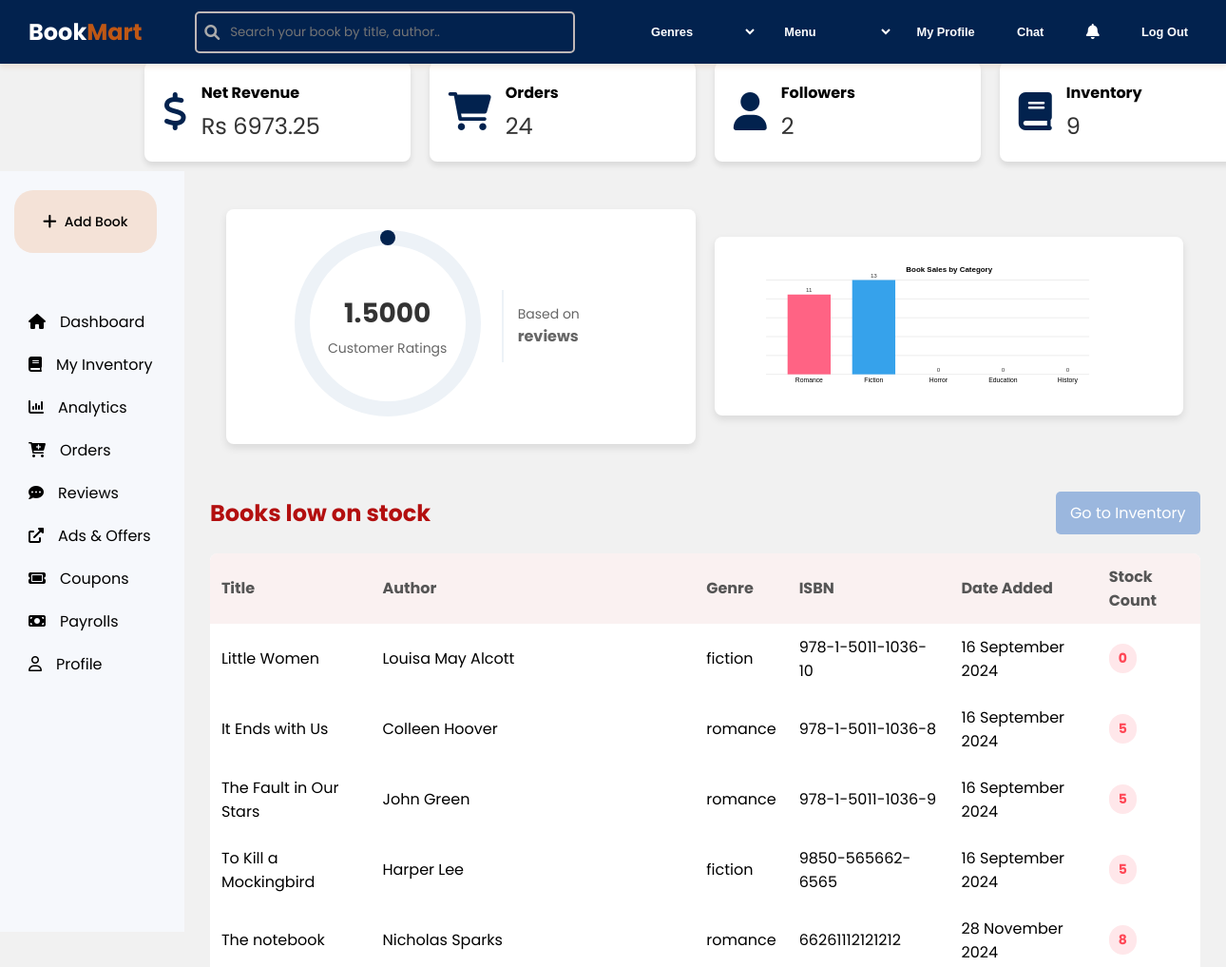
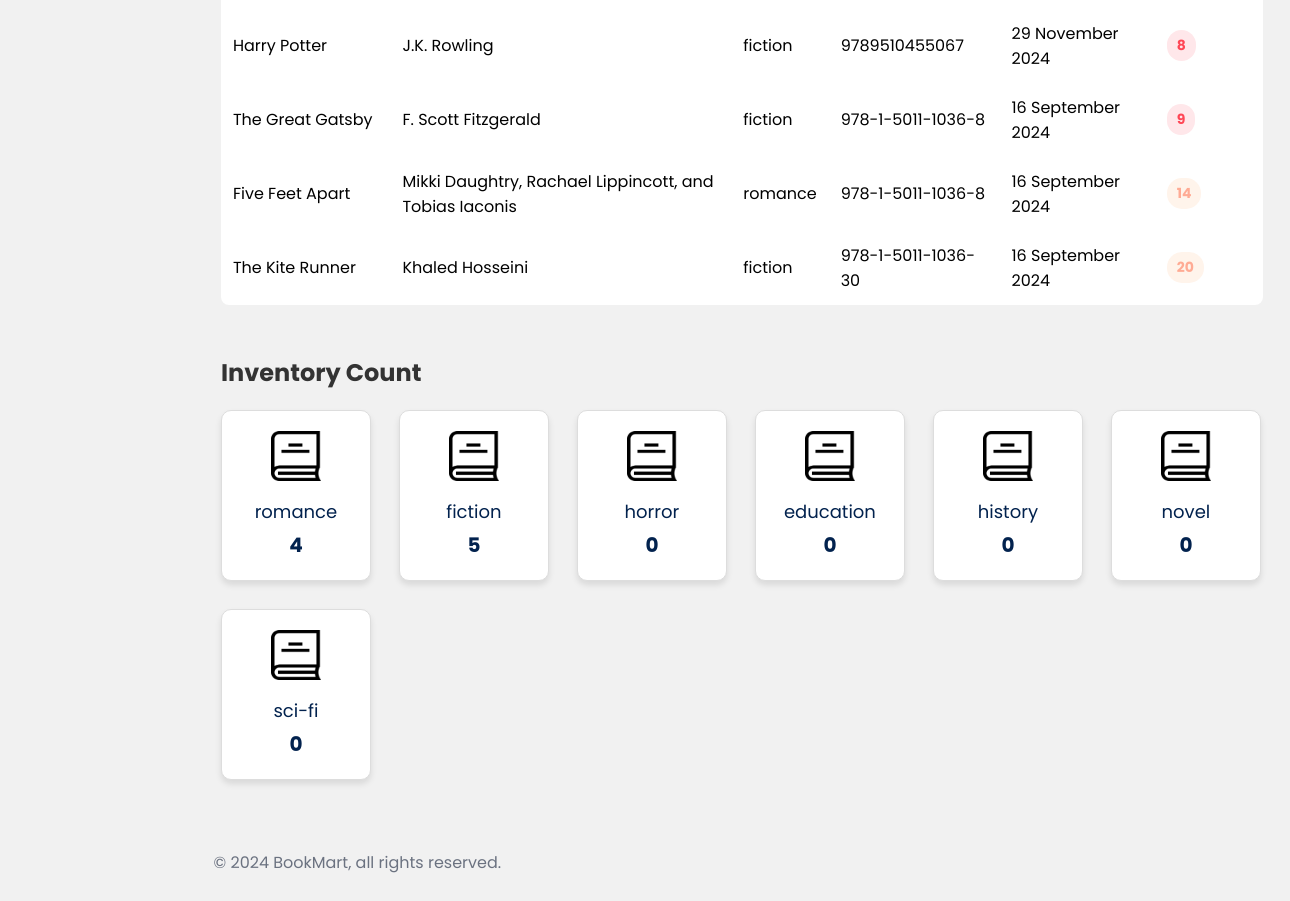
The page /public/Home (signed in) on the database its author committed (2 pictures, top to bottom).
### tables this page shows
CREATE TABLE `book` (
  `id` int(11) NOT NULL,
  `seller_id` int(11) DEFAULT NULL,
  `title` varchar(255) NOT NULL,
  `ISBN` varchar(50) NOT NULL,
  `author` varchar(255) NOT NULL,
  `genre` enum('children','crime','education','fantasy','fiction','history','horror','mystery','non-fiction','romance','short-story','sci-fi') NOT NULL,
  `publisher` varchar(100) NOT NULL,
  `language` varchar(100) NOT NULL DEFAULT 'English',
  `cover_image` varchar(100) NOT NULL,
  `price` decimal(10,2) NOT NULL,
  `discount` decimal(10,2) NOT NULL DEFAULT 0.00,
  `quantity` int(11) NOT NULL,
  `book_condition` enum('new','like-new','very-good','good','acceptable','poor') NOT NULL,
  `description` text DEFAULT NULL,
  `status` enum('available','removed','auction') NOT NULL DEFAULT 'available',
  `created_at` timestamp NOT NULL DEFAULT current_timestamp()
);

### public/index.php (called while the page is built, shortened)
<?php
$app = new App;
$app->loadController();

### app/core/Database.php (called while the page is built, shortened)
<?php
Trait Database{
    private $pdo;
    protected function connect() {
        if (!$this->pdo) {
            $string = "mysql:hostname=" . DBHOST . ";dbname=" . DBNAME;
            $this->pdo = new PDO($string, DBUSER, DBPASS);
        }
        return $this->pdo;
    }
    public function query($query,$data = []){
        $conn = $this->connect();
        $stm=$conn->prepare($query);
        $check = $stm->execute($data);
        if($check){
            $result = $stm->fetchAll(PDO::FETCH_OBJ);
            if(is_array($result) && count($result)){
                return $result;
            }
        }
        return false;
    }
}

### app/models/BookStore.php (called while the page is built, shortened)
<?php
class BookStore {
    public function bookSalesByGenres($storeId,$genre){
        $query = "SELECT COUNT(*) AS total_orders FROM orders o JOIN book b ON o.book_id = b.id WHERE o.seller_id = :seller_id
                   AND LOWER(b.genre) = LOWER(:genre)";
        return $this->query($query,[':seller_id' => $storeId , ':genre' => $genre]);
    }
    public function inventoryCountByGenres($storeId,$genre){
        $query = "SELECT COUNT(*) AS total_books FROM  book b WHERE b.seller_id = :seller_id
                   AND LOWER(b.genre) = LOWER(:genre)";
        return $this->query($query,[':seller_id' => $storeId , ':genre' => $genre]);
    }
    public function getHomeData($user_id){
        $store = $this->first(['user_id' =>  $user_id]);
        $lowStockSql = "SELECT * FROM book WHERE seller_id =:user_id AND quantity <= 20 AND status = 'available' ORDER BY quantity ASC;";
        $lowStockbooks = $this->query($lowStockSql,[':user_id' => $user_id]);
        $summarySql = "
                            SELECT
                                (SELECT SUM(net_amount) FROM payroll WHERE payee_id = :id) AS revenue,
                                (SELECT COUNT(*) FROM book WHERE seller_id = :id) AS inventory_count,
                                (SELECT COUNT(*) FROM follows WHERE bookstore_id = :id) AS followers_count,
                                (SELECT COUNT(*) FROM review WHERE seller_id = :id) AS reviews_count,
                                (SELECT COUNT(*) FROM orders WHERE seller_id = :id) AS orders_count;
                        ";
        $summary = $this->query($summarySql, [':id' =>$user_id]);
        $genres = ['romance', 'fiction', 'horror', 'education', 'History'];
        $genreSales = [];
        foreach ($genres as $genre) {
            $result = $this->bookSalesByGenres($user_id, $genre);
            $genreSales[$genre] = $result[0]->total_orders ?? 0;
        }
        if(!$store->rating){
            $query = "SELECT AVG(seller_rating) as avg_rating FROM review WHERE seller_id = :id";
            $summary[0]->rating = $this->query($query,[ ':id' => $user_id])[0]->avg_rating;
        }
        else{
            $summary[0]->rating = $store->rating;
        }
        $genres = ['romance', 'fiction', 'horror', 'education', 'history','novel' , 'sci-fi'];
        $genreCount = [];
        foreach ($genres as $genre) {
            $result = $this->inventoryCountByGenres($user_id, $genre);
            $genreCount[$genre] = $result[0]->total_books ?? 0;
        }
        $data = [
            'lowStockBooks' => $lowStockbooks,
            'summary' => $summary[0],
            'genreSales' => $genreSales,
            'genreCount' => $genreCount
        ];
        return $data;
    }
}

### app/core/Model.php (called while the page is built, shortened)
<?php
Trait Model{
    protected $limit = 10;
    protected $offset ='0';
    public function setLimit($limit) {
        $this->limit = $limit;
    }
    public function first($data,$data_not = []){
        $keys = array_keys($data);
        $query="SELECT * FROM $this->table WHERE ";
        foreach($keys as $key){
            $query .= $key . "=:" .$key . " && ";
        }
        $query =trim($query," && ");
        $query .=" limit $this->limit offset $this->offset" ;
        $data = array_merge($data,$data_not);
        $result = $this->query($query,$data);
        if($result)
            return $result[0];
        return false;
    }
}

### app/views/bookStoreHome.view.php (the view, shortened to what this page needs)
<!DOCTYPE html>
<html lang="en">
<head>
    <link rel="stylesheet" href="<?= ROOT ?>/assets/CSS/bookstoreHome.css">
    <link rel="stylesheet" href="https://cdnjs.cloudflare.com/ajax/libs/font-awesome/6.0.0-beta3/css/all.min.css">
</head>
<body>
    <?php include 'homeNavBar.view.php'; ?>
     <?php include 'commonSidebar.view.php'; ?>
    <div class="large-container">
        <div class="container">
            <div class="card-container">
                <div class="card">
                    <i class="fa-solid fa-dollar-sign card-icon"></i>
                    <div class="card-content">
                        <div class="card-title">Net Revenue</div>
                        <div class="card-value">Rs <?= $summary->revenue ?? 0.0 ?></div>
                    </div>
                </div>
                <div class="card">
                    <i class="fa-solid fa-cart-shopping card-icon"></i>
                    <div class="card-content">
                        <div class="card-title">Orders</div>
                        <div class="card-value"><?= $summary->orders_count ?></div>
                    </div>
                </div>
                <div class="card">
                    <i class="fa-solid fa-user card-icon"></i>
                    <div class="card-content">
                        <div class="card-title">Followers</div>
                        <div class="card-value"><?= $summary->followers_count ?></div>
                    </div>
                </div>
                <div class="card">
                    <i class="fa-solid fa-book card-icon"></i>
                    <div class="card-content">
                        <div class="card-title">Inventory</div>
                        <div class="card-value"><?= $summary->inventory_count ?></div>
                    </div>
                </div>
            </div>
            <br><br>
            <div class="hero-section">
                <div class="hero left">
                    <div class="chart-section">
                        <div class="chart-container">
                        <svg width="200" height="200" viewBox="0 0 200 200">
                            <circle class="circle-bg" cx="100" cy="100" r="90"/>
                            <circle class="circle" cx="100" cy="100" r="90"/>
                        </svg>
                        <div class="center-text">
                            <p class="percentage"><?= ($summary->rating)?></p>
                            <p class="label">Customer Ratings</p>
                        </div>
                        </div>
                        <div class="info-section">
                        <p class="reviews-count">Based on</p>
                        <p class="reviews-count" style="font-weight: bold; font-size: 16px;"> reviews</p>
                        </div>
                    </div>
                </div>
                <div class="hero right">
                    <?php
                        $genres = ['Romance', 'Fiction', 'Horror', 'Education', 'History'];
                        $colors = ['#FF6384', '#36A2EB', '#FFCE56', '#4BC0C0', '#9966FF'];
                        $barSpacing = 120;
                        $barWidth = 80;
                        $maxOrders = max($genreSales) ?: 1;
                        $maxHeight = 175;
                    ?>
                    <svg viewBox="0 0 800 250" xmlns="http://www.w3.org/2000/svg">
                        <text x="400" y="30" text-anchor="middle" class="chart-title">Book Sales by Category</text>
                        <g transform="translate(60, 45)">
                            <line x1="0" y1="0" x2="600" y2="0" class="grid-line" />
                            <line x1="0" y1="35" x2="600" y2="35" class="grid-line" />
                            <line x1="0" y1="70" x2="600" y2="70" class="grid-line" />
                            <line x1="0" y1="105" x2="600" y2="105" class="grid-line" />
                            <line x1="0" y1="140" x2="600" y2="140" class="grid-line" />
                            <line x1="0" y1="175" x2="600" y2="175" class="grid-line" />
                        </g>
                        <g transform="translate(60, 220)">
                            <?php foreach ($genres as $index => $genre):
                                $orderCount = $genreSales[strtolower($genre)] ?? 0;
                                $height = ($orderCount / $maxOrders) * $maxHeight;
                                $x = 40 + $index * $barSpacing;
                                $y = -$height;
                                $color = $colors[$index];
                            ?>
                                <rect class="bar" x="<?= $x ?>" width="<?= $barWidth ?>" y="<?= $y ?>" height="0" fill="<?= $color ?>">
                                    <animate attributeName="height" from="0" to="<?= $height ?>" dur="0.8s" fill="freeze" />
                                </rect>
                            <?php endforeach; ?>
                        </g>
                        <g transform="translate(60, 220)">
                            <?php foreach ($genres as $index => $genre):
                                $orderCount = $genreSales[strtolower($genre)] ?? 0;
                                $height = ($orderCount / $maxOrders) * $maxHeight;
                                $x = 80 + $index * $barSpacing;
                                $y = -$height - 5;
                            ?>
                                <text x="<?= $x ?>" y="<?= $y ?>" text-anchor="middle" class="value-label"><?= $orderCount ?></text>
                            <?php endforeach; ?>
                        </g>
                        <g transform="translate(60, 235)">
                            <?php foreach ($genres as $index => $genre): ?>
                                <text x="<?= 80 + $index * $barSpacing ?>" y="0" text-anchor="middle" class="axis-label"><?= $genre ?></text>
                            <?php endforeach; ?>
                        </g>
                    </svg>
                </div>
            </div>
            <br><br>
            <div class="low-stock-div">
                <div class="header">
                    <h2 class="low-stock-heading">Books low on stock</h2>
                    <a href="<?= ROOT ?>/BookstoreController/inventory" class="inventory-bttn">Go to Inventory</a>
                </div>
                <?php if(!empty($lowStockBooks)):?>
                <table class="low-stock-table">
                    <thead>
                        <tr>
                            <th>Title</th>
                            <th>Author</th>
                            <th>Genre</th>
                            <th>ISBN</th>
                            <th>Date Added</th>
                            <th>Stock Count</th>
                        </tr>
                    </thead>
                    <tbody>
                        <?php foreach ($lowStockBooks as $book): ?>
                            <tr>
                                <td><?= htmlspecialchars($book->title) ?></td>
                                <td><?= htmlspecialchars($book->author) ?></td>
                                <td><?= htmlspecialchars($book->genre) ?></td>
                                <td><?= htmlspecialchars($book->ISBN) ?></td>
                                <td><?= date('d F Y', strtotime($book->created_at)) ?></td>
                                <td>
                                    <span class="status-label <?= $book->quantity < 10 ? 'status-critical' : 'status-bad' ?>">
                                        <?= htmlspecialchars($book->quantity) ?>
                                    </span>
                                </td>
                            </tr>
                        <?php endforeach; ?>
                    </tbody>
                </table>
                <?php else :?>
                    <div class="message-div">
                        <p>Great news! All your books are well-stocked at the moment.</p>
                    </div>
                <?php endif;?>
            </div>
            <br><br>
            <div class="inventory-count">
                <div class="header">
                    <h2 class="inventory-heading">Inventory Count</h2>
                </div>
                <div class="inventory-item">
                    <?php foreach($genreCount as $genre => $count):?>
                            <div class="inventory-card">
                                <img src="<?= ROOT ?>/assets/Images/bookstore-home-icons/book-icon.png">
                                <p><?= $genre?></p>
                                <span><?= $count?></span>
                            </div>
                    <?php endforeach; ?>
                </div>
            </div>
            <br><br>
                <?php include 'smallFooter.view.php'; ?>
        </div>
        <br>
    </div>
    </body>
</body>
</html>

### rows shown on the page
book: title "Little Women", author "Louisa May Alcott", genre "fiction", ISBN "978-1-5011-1036-10", created_at "16 September 2024", quantity "0"
book: title "It Ends with Us", author "Colleen Hoover", genre "romance", ISBN "978-1-5011-1036-8", created_at "16 September 2024", quantity "5"
book: title "The Fault in Our Stars", author "John Green", genre "romance", ISBN "978-1-5011-1036-9", created_at "16 September 2024", quantity "5"
book: title "To Kill a Mockingbird", author "Harper Lee", genre "fiction", ISBN "9850-565662-6565", created_at "16 September 2024", quantity "5"
book: title "The notebook", author "Nicholas Sparks", genre "romance", ISBN "66261112121212", created_at "28 November 2024", quantity "8"
book: title "Harry Potter", author "J.K. Rowling", genre "fiction", ISBN "9789510455067", created_at "29 November 2024", quantity "8"
book: title "The Great Gatsby", author "F. Scott Fitzgerald", genre "fiction", ISBN "978-1-5011-1036-8", created_at "16 September 2024", quantity "9"
book: title "Five Feet Apart", author "Mikki Daughtry, Rachael Lippincott, and Tobias Iaconis", genre "romance", ISBN "978-1-5011-1036-8", created_at "16 September 2024", quantity "14"
book: title "The Kite Runner", author "Khaled Hosseini", genre "fiction", ISBN "978-1-5011-1036-30", created_at "16 September 2024", quantity "20"

### other values the page prints
$summary->revenue "6973.25"
$summary->orders_count "24"
$summary->followers_count "2"
$summary->inventory_count "9"
$summary->rating "1.5000"
$orderCount "11"
$orderCount "13"
$orderCount "0"
$genre "Romance"
$genre "Fiction"
$genre "Horror"
$genre "Education"
$genre "History"
$genre "romance"
$count "4"
